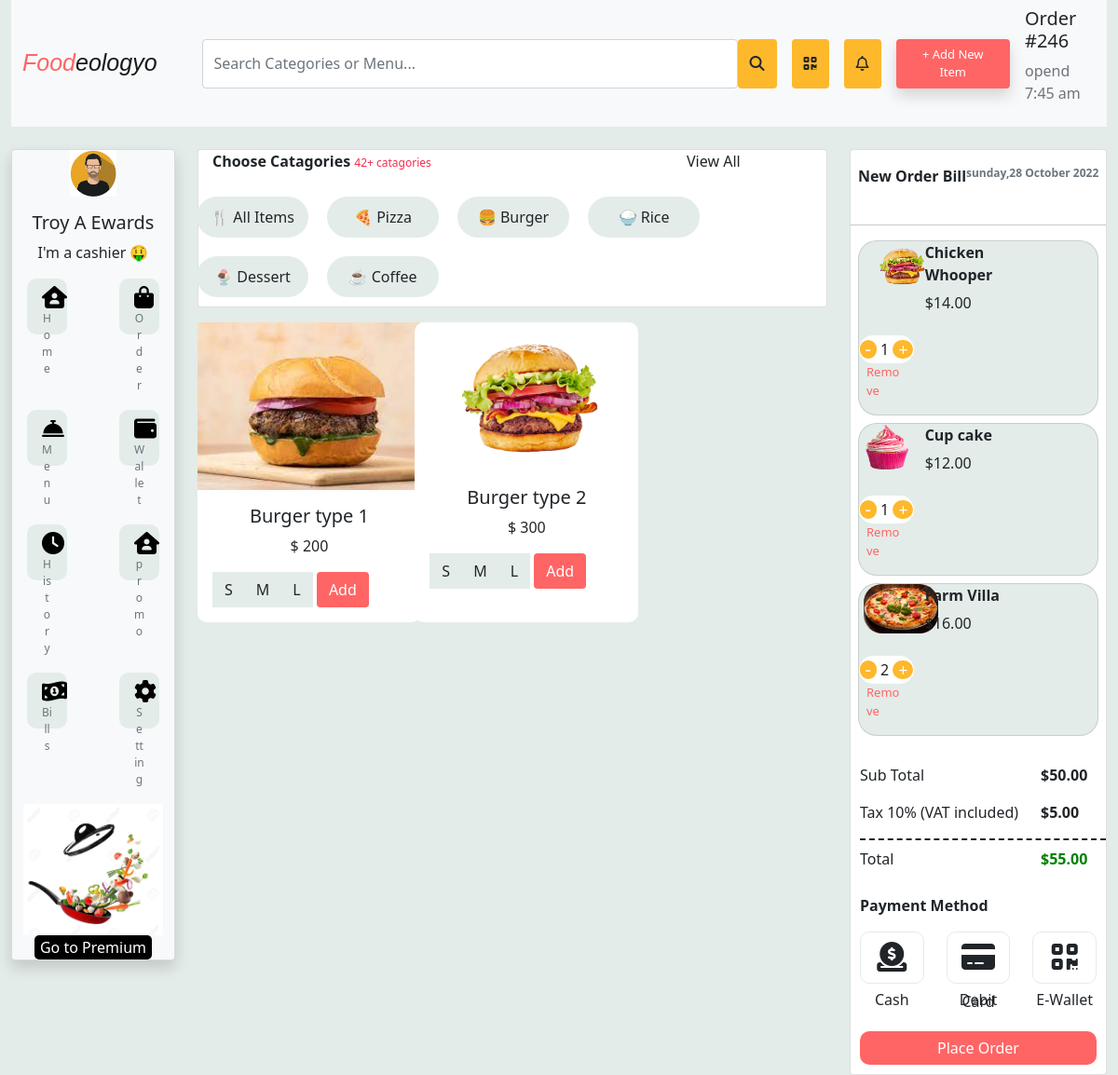
Page /?catagories=2 on the committed database.
### food/models.py (models this page shows, shortened)
class Cat(models.Model):
    catagory= models.CharField(max_length=20)

class Item(models.Model):
    img= models.ImageField(upload_to='images')
    name= models.CharField(max_length=30)
    price= models.IntegerField()
    s_price= models.IntegerField()
    m_price= models.IntegerField()
    l_price= models.IntegerField()
    items= models.ForeignKey(Cat, on_delete=models.CASCADE)

### food/views.py (the view)
# urls.py: path("",views.index, name='index'),
def index(request):
    item_objects= Item.objects.all()
    cat= Cat.objects.all()
    CATID= request.GET.get('catagories')
    if CATID:
        item_objects= Item.objects.filter(items= CATID)
    else:
        item_objects= Item.objects.all()
    item_title= request.GET.get('search')
    if item_title != '' and item_title is not None:
        item_objects= item_objects.filter(name__icontains= item_title)
    return render(request,'food/index.html',{'item_objects':item_objects, 'cat':cat})

### food/templates/food/index.html (shortened to what this page needs)
{% load static %}
<!doctype html>
<html lang="en">
<head>
  <link href="https://cdn.jsdelivr.net/npm/bootstrap@5.1.3/dist/css/bootstrap.min.css" rel="stylesheet"
>
  <link rel="stylesheet" href="{% static 'food/css/index.css' %}">
</head>
<body>
  <div class="container-fluid">
    <nav class="navbar navbar-expand-lg navbar-light bg-light">
      <div class="container-fluid">
        <a class="navbar-brand me-5" href="{% url 'index' %}"><span class="c1"><i>Food</i></span><span
            class="c2"><i>eologyo</i></span></a>
        <div class="collapse navbar-collapse" id="navbarSupportedContent">
          <form class="d-flex">
            <input class="form-control " method="get" size="100" type="search" name="search" placeholder="Search Categories or Menu..."
              aria-label="Search">
            <button class="btn " style="background-color: #fdb82c" type="submit"><i class="fas fa-search"></i></button>
            <button class="btn mx-3" style="background-color: #fdb82c" type="submit"><i
                class="fas fa-qrcode"></i></button>
            <button class="btn " style="background-color: #fdb82c" type="submit"><i class="far fa-bell"></i></button>
            <button class="btn mx-3 shadow" style="background-color: #ff6565; color: white; font-size: 13px;width: 20%;"
              type="button">+ Add New Item</i></button>
          </form>
        </div>
        <div class="ml-5">
          <h5>Order #246</h5>
          <p class="text-muted ">opend 7:45 am</div>
        </div>
      </div>
  <br>
  <div class="container-fluid">
    <div class="row">
      <div class="col-md-2">
        <div class="card shadow  bg-light">
          <div>
            <center class="mb-3"><img class="c4" src="{% static 'food/images/avatar1.png' %}" alt=""></center>
            <center>
              <h5>Troy A Ewards</h5>
              <p>I'm a cashier 🤑</p>
            </center>
          </div>
          <div class="row mb-3">
            <div class="col-md-6">
              <div class="mx-3 ">
                <button class="btn-lg c5" type="submit">
                  <i class="fa-solid fa-house-user fa-2x"></i>
                  <div class="text-muted">
                    <p>Home</p>
                  </div>
                </button>
              </div>
            </div>
            <div class="col-md-6">
              <div class="mx-3 ">
                <button class="btn-lg c5" type="submit">
                  <i class="fa-solid fa-bag-shopping fa-2x"></i>
                    <p class="text-muted">Order</p>
                </button>
              </div>
            </div>
          </div>
          <div class="row mb-3">
            <div class="col-md-6">
              <div class="mx-3 ">
                <button class="btn-lg c5" type="submit">
                  <i class="fa-solid fa-bell-concierge fa-2x"></i>
                  <div class="text-muted">
                    <p>Menu</p>
                  </div>
                </button>
              </div>
            </div>
            <div class="col-md-6">
              <div class="mx-3 ">
                <button class="btn-lg c5" type="submit">
                  <i class="fa-solid fa-wallet fa-2x"></i>
                  <div class="text-muted">
                    <p>Wallet</p>
                  </div>
                </button>
              </div>
            </div>
          </div>
          <div class="row mb-3">
            <div class="col-md-6">
              <div class="mx-3 ">
                <button class="btn-lg c5" type="submit">
                  <i class="fa-solid fa-clock fa-2x"></i>
                  <div class="text-muted">
                    <p>History</p>
                  </div>
                </button>
              </div>
            </div>
            <div class="col-md-6">
              <div class="mx-3 ">
                <button class="btn-lg c5" type="submit">
                  <i class="fa-solid fa-house-user fa-2x"></i>
                  <div class="text-muted">
                    <p>promo</p>
                  </div>
                </button>
              </div>
            </div>
          </div>
          <div class="row mb-3">
            <div class="col-md-6">
              <div class="mx-3 ">
                <button class="btn-lg c5" type="submit">
                  <i class="fas fa-money-bill-wave-alt fa-2x"></i>
                  <div class="text-muted">
                    <p>Bills</p>
                  </div>
                </button>
              </div>
            </div>
            <div class="col-md-6">
              <div class="mx-3 ">
                <button class="btn-lg c5" type="submit">
                  <i class="fas fa-cog fa-2x"></i>
                  <div class="text-muted">
                    <p>Setting</p>
                  </div>
                </button>
              </div>
            </div>
          </div>
          <div>
            <center><img src="{% static 'food/images/pan1.png' %}" width="150px" alt=""></center>
            <center><button class="c7">Go to Premium</button></center>
          </div>
        </div>
      </div>
      <div class="col-md-7">
        <div class="row">
          <div class="col-md-12">
            <div class="card">
              <p style="font-size: 16px;padding-left: 15px;"><b>Choose Catagories</b> <span
                  style="color:rgb(248, 40, 75); font-size: 12px;">42+ catagories</span> <span class="right">View
                  All</span></p>
              <div class="row">
                <a class="btn c6" type="button" role="button" href="{% url 'index' %}">🍴 All Items </a>
                {% for ca in cat %}
                <a href="/?catagories={{ ca.id }}" class="btn c6 text-center" role="button" >{{ ca.catagory }}</a>
                {% endfor %}
              </div>
            </div>
          </div>
        </div>
        <div class="row mt-3">
          {% for item_object in item_objects %}
          <div class="col-md-4" style="margin-bottom: 20px;">
            <div class="card h-100 c8">
              <img src= "{{item_object.img.url}}" class="card-img-top" alt="...">
              <div class="card-body">
                <center>
                  <h5 class="card-title">{{ item_object.name }}</h5>
                  <p>$ {{ item_object.price }}</p>
                </center>
                <div class="btn-group c9" role="group" aria-label="Basic example">
                  <button type="button "  class="btn c22">S</button>
                  <button type="button " class="btn c22">M</button>
                  <button type="button " class="btn c22">L</button>
                </div>
                <button type="button" class="btn" style="background-color: #ff6565;color: white ;">Add</button>
              </div>
            </div>
          </div>
          {% endfor %}
        </div>
      </div>
      <div class="col-md-3">
        <div class="card">
          <p class="mt-2 p-2"><b>New Order Bill</b> <span class="right text-muted" style="font-size: 12px;"><b>sunday,28
                October 2022</b></span></p>
          <hr>
          <div class="card c11 mx-2">
            <div class="row">
              <div class="col-md-2">
                <center><img src="images/b2.2.png" alt="" width="80px"
                    style="border-radius: 20px; margin-left:5px; background: none;"></center>
              </div>
              <div class="col-md-1"></div>
              <div class="col-md-6">
                <p><b>Chicken Whooper</b></p>
                <p style="line-height: 5px;">$14.00</p>
              </div>
              <div class="col-md-3">
                <div class="bg-white mt-3 me-3 d-flex justify-content-center align-items-center"
                  style="border-radius: 50px; width: 59px; height: 30px;">
                  <div><button class="d-flex justify-content-center align-items-center"
                    style="border: none; background-color: #fdb82c; border-radius: 50px; color: white; font-size: 20px; height: 20px;">-</button></div>
                  <div class="mx-1">1</div>
                  <div><button class="d-flex justify-content-center align-items-center"
                    style="border: none; background-color: #fdb82c; border-radius: 50px; color: white; font-size: 18px; height: 20px;">+</button></div>
                </div>
                <p class="ms-2 c20" style="font-size: 13px;">Remove</p>
              </div>
            </div>
          </div>
          <div class="card my-2 mx-2 c11">
            <div class="row">
              <div class="col-md-2">
                <center><img src="images/c1.0.png" alt="" width="50px" height="50px"
                    style="border-radius: 20px; margin-left:5px; background: none;"></center>
              </div>
              <div class="col-md-1"></div>
              <div class="col-md-6">
                <p><b>Cup cake</b></p>
                <p style="line-height: 5px;">$12.00</p>
              </div>
              <div class="col-md-3">
                <div class="bg-white mt-3 me-3 d-flex justify-content-center align-items-center"
                  style="border-radius: 50px; width: 59px; height: 30px;">
                  <div><button class="d-flex justify-content-center align-items-center"
                    style="border: none; background-color: #fdb82c; border-radius: 50px; color: white; font-size: 20px; height: 20px;">-</button></div>
                  <div class="mx-1">1</div>
                  <div><button class="d-flex justify-content-center align-items-center"
                    style="border: none; background-color: #fdb82c; border-radius: 50px; color: white; font-size: 18px; height: 20px;">+</button></div>
                </div>
                <p class="ms-2 c20" style="font-size: 13px;">Remove</p>
              </div>
            </div>
          </div>
          <div class="card c11 mx-2">
            <div class="row">
              <div class="col-md-2">
                <center><img src="images/p1.png" alt="" width="80px"
                    style="border-radius: 20px; margin-left:5px; background: none;"></center>
              </div>
              <div class="col-md-1"></div>
              <div class="col-md-6">
                <p><b>Farm Villa</b></p>
                <p style="line-height: 5px;">$16.00</p>
              </div>
              <div class="col-md-3">
                <div class="bg-white mt-3 me-3 d-flex justify-content-center align-items-center"
                  style="border-radius: 50px; width: 59px; height: 30px;">
                  <div><button class="d-flex justify-content-center align-items-center"
                    style="border: none; background-color: #fdb82c; border-radius: 50px; color: white; font-size: 20px; height: 20px;">-</button></div>
                  <div class="mx-1">2</div>
                  <div><button class="d-flex justify-content-center align-items-center"
                    style="border: none; background-color: #fdb82c; border-radius: 50px; color: white; font-size: 18px; height: 20px;">+</button></div>
                </div>
                <p class="ms-2 c20" style="font-size: 13px;">Remove</p>
              </div>
            </div>
          </div>
          <div class="c14">
            <p>Sub Total <span class="price"><b>$50.00</b></span></p>
            <p>Tax 10% (VAT included) <span class="price"><b>$5.00</b></span></p>
            <div class="c15"></div>
            <p class="mt-2">Total <span class="price"><b style="color: green;">$55.00</b></span></p>
          </div>
          <div class="c16">
            <p><b>Payment Method</b></p>
            <div>
              <div class="row">
                <div class="col-md-4">
                  <p class="c17 text-center"><i class="fa-solid fa-2x fa-circle-dollar-to-slot"></i></p>
                  <p style="line-height: 2px; text-align: center;">Cash</p>
                </div>
                <div class="col-md-4">
                  <p class="c17 text-center"><i class="fa-solid fa-credit-card fa-2x"></i></p>
                  <p style="line-height: 2px; text-align: center;">Debit Card</p>
                </div>
                <div class="col-md-4">
                  <p class="c17 text-center"><i class="fa-solid fa-qrcode fa-2x"></i></p>
                  <p style="line-height: 2px; text-align: center; ">E-Wallet</p>
                </div>
              </div>
              <div>
                <button class="c19 btn">
                  Place Order
                </button>
              </div>
            </div>
          </div>
        </div>
      </div>
    </div>
  </div>
</body>
</html>

### food/static/food/css/index.css (style rules this page uses)
body { background-color: rgb(227, 236, 233); }
.c1 { color: #ff6565; font-size: 25px; font-family: Verdana, Geneva, Tahoma, sans-serif; }
.c2 { font-size: 25px; font-family: Verdana, Geneva, Tahoma, sans-serif; }
.c4 { height: 50px; width: 50px; }
.c5 { border: 0; border-radius: 10px; background-color: rgb(227, 236, 233); padding-bottom: 5px; font-size: 12px; text-align: center; height: 60px; width: 100%; }
.c7 { background-color:black; color:white; border: none; border-radius: 5px; }
.right { position: absolute; right: 0px; width: 150px; }
.c6 { border: none; background-color:rgb(227, 236, 233) ; width: 120px; padding: 10px; margin: 10px; border-radius: 50px; }
.c8 { border: none; border-radius: 10px; width: 240px; height: 200px; }
.c9 { background-color: rgb(227, 236, 233); }
.c11 { background-color:rgb(227, 236, 233) ; border-radius: 20px; }
.c14 { margin: 30px 0px 0px 10px; }
.price { position: absolute; right: 0px; width: 70px; }
.c15 { border-bottom: 2px; border-bottom-style: dashed; }
.c16 { margin: 10px; }
.c17 { border: 1px solid rgb(227, 236, 233) ; padding: 10px; border-radius: 10px; }
.c19 { background-color: #ff6565; color: white; border: none; border-radius: 10px; width: 100%; margin-top: 15px; }
.c20 { color: #ff6565; }

### rows in the picture
Cat: catagory "🍕 Pizza"
Cat: catagory "🍔 Burger"
Cat: catagory "🍚 Rice"
Cat: catagory "🍨 Dessert"
Cat: catagory "☕ Coffee"
Item: img (picture), name "Burger type 1", price "200"
Item: img (picture), name "Burger type 2", price "300"
